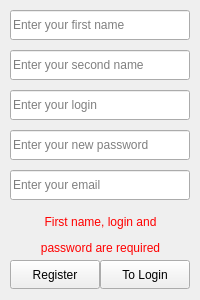
<?xml version="1.0" encoding="UTF-8"?>
<ui version="4.0">
 <class>RegisterWindow</class>
 <widget class="QMainWindow" name="RegisterWindow">
  <property name="geometry">
   <rect>
    <x>0</x>
    <y>0</y>
    <width>200</width>
    <height>300</height>
   </rect>
  </property>
  <property name="minimumSize">
   <size>
    <width>200</width>
    <height>300</height>
   </size>
  </property>
  <property name="maximumSize">
   <size>
    <width>200</width>
    <height>300</height>
   </size>
  </property>
  <property name="windowTitle">
   <string>Register</string>
  </property>
  <widget class="QWidget" name="centralwidget">
   <widget class="QPushButton" name="registerButton">
    <property name="geometry">
     <rect>
      <x>10</x>
      <y>260</y>
      <width>90</width>
      <height>29</height>
     </rect>
    </property>
    <property name="text">
     <string>Register</string>
    </property>
   </widget>
   <widget class="QPushButton" name="backToLoginButton">
    <property name="geometry">
     <rect>
      <x>100</x>
      <y>260</y>
      <width>90</width>
      <height>29</height>
     </rect>
    </property>
    <property name="text">
     <string>To Login</string>
    </property>
   </widget>
   <widget class="QLineEdit" name="firstNameText">
    <property name="geometry">
     <rect>
      <x>10</x>
      <y>10</y>
      <width>180</width>
      <height>30</height>
     </rect>
    </property>
    <property name="placeholderText">
     <string>Enter your first name</string>
    </property>
   </widget>
   <widget class="QLineEdit" name="secondNameText">
    <property name="geometry">
     <rect>
      <x>10</x>
      <y>50</y>
      <width>180</width>
      <height>30</height>
     </rect>
    </property>
    <property name="placeholderText">
     <string>Enter your second name</string>
    </property>
   </widget>
   <widget class="QLineEdit" name="loginText">
    <property name="geometry">
     <rect>
      <x>10</x>
      <y>90</y>
      <width>180</width>
      <height>30</height>
     </rect>
    </property>
    <property name="placeholderText">
     <string>Enter your login</string>
    </property>
   </widget>
   <widget class="QLineEdit" name="passwordText">
    <property name="geometry">
     <rect>
      <x>10</x>
      <y>130</y>
      <width>180</width>
      <height>30</height>
     </rect>
    </property>
    <property name="echoMode">
     <enum>QLineEdit::Password</enum>
    </property>
    <property name="placeholderText">
     <string>Enter your new password</string>
    </property>
   </widget>
   <widget class="QLineEdit" name="emailText">
    <property name="geometry">
     <rect>
      <x>10</x>
      <y>170</y>
      <width>180</width>
      <height>30</height>
     </rect>
    </property>
    <property name="placeholderText">
     <string>Enter your email</string>
    </property>
   </widget>
   <widget class="QLabel" name="labelError">
    <property name="enabled">
     <bool>false</bool>
    </property>
    <property name="geometry">
     <rect>
      <x>20</x>
      <y>210</y>
      <width>161</width>
      <height>51</height>
     </rect>
    </property>
    <property name="font">
     <font>
      <weight>50</weight>
      <bold>false</bold>
     </font>
    </property>
    <property name="styleSheet">
     <string notr="true">color: rgb(255, 0, 0);</string>
    </property>
    <property name="text">
     <string>&lt;html&gt;&lt;head/&gt;&lt;body&gt;&lt;p align=&quot;center&quot;&gt;&lt;span style=&quot; font-size:9pt;&quot;&gt;First name, login and&lt;/span&gt;&lt;/p&gt;&lt;p align=&quot;center&quot;&gt;&lt;span style=&quot; font-size:9pt;&quot;&gt;password are required&lt;/span&gt;&lt;/p&gt;&lt;/body&gt;&lt;/html&gt;</string>
    </property>
    <property name="textFormat">
     <enum>Qt::AutoText</enum>
    </property>
    <property name="wordWrap">
     <bool>true</bool>
    </property>
   </widget>
  </widget>
 </widget>
 <resources/>
 <connections/>
</ui>
